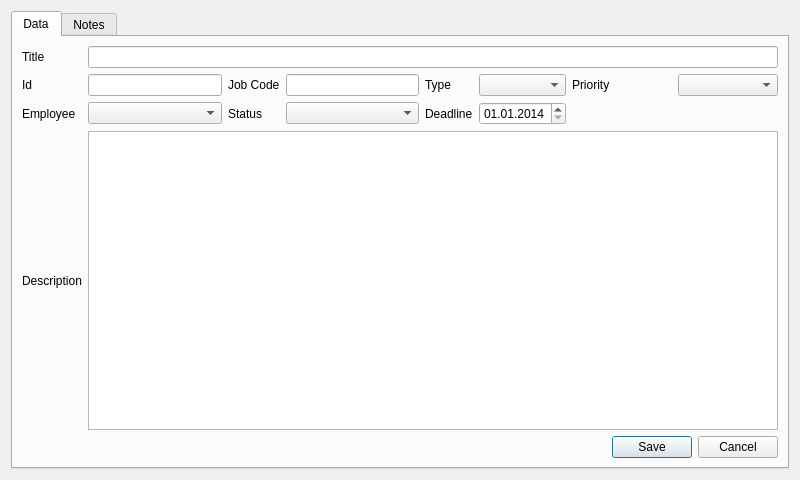
<?xml version="1.0" encoding="UTF-8"?>
<ui version="4.0">
 <class>ActivityDialog</class>
 <widget class="QDialog" name="ActivityDialog">
  <property name="geometry">
   <rect>
    <x>0</x>
    <y>0</y>
    <width>800</width>
    <height>480</height>
   </rect>
  </property>
  <property name="minimumSize">
   <size>
    <width>800</width>
    <height>480</height>
   </size>
  </property>
  <property name="maximumSize">
   <size>
    <width>800</width>
    <height>480</height>
   </size>
  </property>
  <property name="windowTitle">
   <string>Activity Panel</string>
  </property>
  <layout class="QHBoxLayout" name="horizontalLayout">
   <item>
    <widget class="QTabWidget" name="tabWidget">
     <property name="currentIndex">
      <number>0</number>
     </property>
     <widget class="QWidget" name="tabData">
      <attribute name="title">
       <string>Data</string>
      </attribute>
      <layout class="QGridLayout" name="gridLayout_2">
       <item row="2" column="0">
        <widget class="QLabel" name="employeeLabel">
         <property name="text">
          <string>Employee</string>
         </property>
        </widget>
       </item>
       <item row="1" column="7">
        <widget class="QComboBox" name="typeCombobox"/>
       </item>
       <item row="2" column="7">
        <widget class="QDateEdit" name="deadlineEdit">
         <property name="displayFormat">
          <string>dd.MM.yyyy</string>
         </property>
         <property name="date">
          <date>
           <year>2014</year>
           <month>1</month>
           <day>1</day>
          </date>
         </property>
        </widget>
       </item>
       <item row="2" column="5">
        <widget class="QComboBox" name="statusCombobox"/>
       </item>
       <item row="1" column="0">
        <widget class="QLabel" name="idLabel">
         <property name="text">
          <string>Id</string>
         </property>
        </widget>
       </item>
       <item row="1" column="4">
        <widget class="QLabel" name="jobcodeLabel">
         <property name="text">
          <string>Job Code</string>
         </property>
        </widget>
       </item>
       <item row="1" column="3">
        <widget class="QLineEdit" name="idText">
         <property name="readOnly">
          <bool>true</bool>
         </property>
        </widget>
       </item>
       <item row="2" column="6">
        <widget class="QLabel" name="deadlineLabel">
         <property name="text">
          <string>Deadline</string>
         </property>
        </widget>
       </item>
       <item row="1" column="6">
        <widget class="QLabel" name="typeLabel">
         <property name="text">
          <string>Type</string>
         </property>
        </widget>
       </item>
       <item row="1" column="5">
        <widget class="QLineEdit" name="jobcodeText">
         <property name="maxLength">
          <number>12</number>
         </property>
        </widget>
       </item>
       <item row="3" column="0">
        <widget class="QLabel" name="descriptionLabel">
         <property name="text">
          <string>Description</string>
         </property>
        </widget>
       </item>
       <item row="0" column="0">
        <widget class="QLabel" name="titleLabel">
         <property name="text">
          <string>Title</string>
         </property>
        </widget>
       </item>
       <item row="2" column="3">
        <widget class="QComboBox" name="employeeCombobox"/>
       </item>
       <item row="2" column="4">
        <widget class="QLabel" name="statusLabel">
         <property name="text">
          <string>Status</string>
         </property>
        </widget>
       </item>
       <item row="1" column="8">
        <widget class="QLabel" name="priorityLabel">
         <property name="text">
          <string>Priority</string>
         </property>
        </widget>
       </item>
       <item row="1" column="9">
        <widget class="QComboBox" name="priorityCombobox"/>
       </item>
       <item row="0" column="3" colspan="7">
        <widget class="QLineEdit" name="titleText">
         <property name="readOnly">
          <bool>false</bool>
         </property>
        </widget>
       </item>
       <item row="3" column="3" colspan="7">
        <widget class="QTextEdit" name="descriptionText"/>
       </item>
       <item row="4" column="8" colspan="2">
        <layout class="QHBoxLayout" name="horizontalLayout_2">
         <item>
          <spacer name="horizontalSpacer">
           <property name="orientation">
            <enum>Qt::Horizontal</enum>
           </property>
           <property name="sizeHint" stdset="0">
            <size>
             <width>40</width>
             <height>20</height>
            </size>
           </property>
          </spacer>
         </item>
         <item>
          <widget class="QPushButton" name="saveButton">
           <property name="text">
            <string>Save</string>
           </property>
          </widget>
         </item>
         <item>
          <widget class="QPushButton" name="cancelButton">
           <property name="text">
            <string>Cancel</string>
           </property>
          </widget>
         </item>
        </layout>
       </item>
      </layout>
     </widget>
     <widget class="QWidget" name="tabNotes">
      <attribute name="title">
       <string>Notes</string>
      </attribute>
     </widget>
    </widget>
   </item>
  </layout>
 </widget>
 <tabstops>
  <tabstop>titleText</tabstop>
  <tabstop>typeCombobox</tabstop>
  <tabstop>employeeCombobox</tabstop>
  <tabstop>statusCombobox</tabstop>
  <tabstop>deadlineEdit</tabstop>
  <tabstop>descriptionText</tabstop>
  <tabstop>saveButton</tabstop>
  <tabstop>cancelButton</tabstop>
 </tabstops>
 <resources/>
 <connections/>
</ui>
